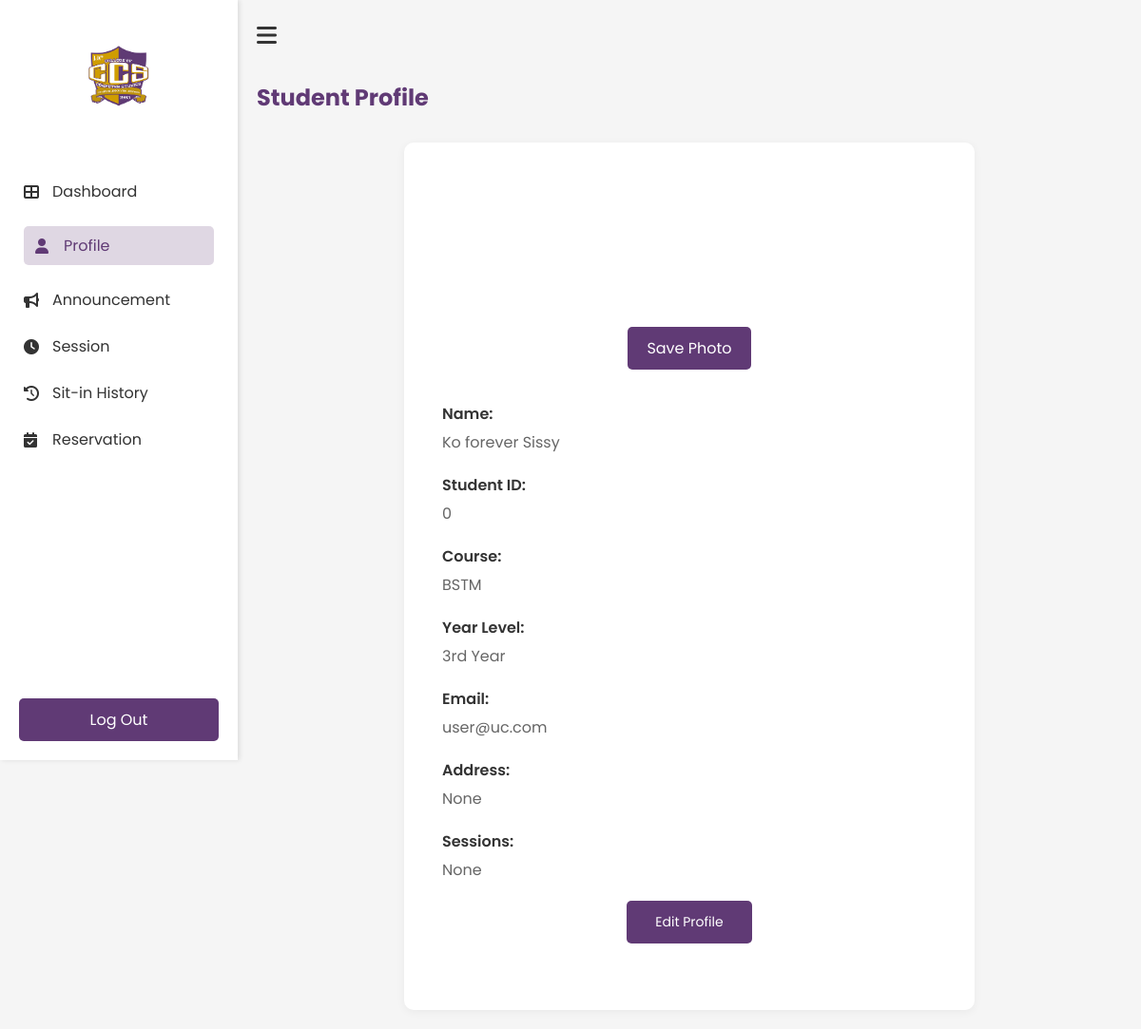
The page /Profile (signed in) on the database its author committed.
### tables this page shows
CREATE TABLE users(
idno integer primary key,
lastname text not null,
firstname text not null,
middlename text,
course text not null,
year_level integer not null,
email text unique not null,
username text unique not null,
password text not null, sessions TEXT DEFAULT NULL, address text, photo text);

### app.py (the view, shortened to what this page needs)
@app.route('/Profile', methods=['GET', 'POST'])
def Profile():
    if 'username' not in session:
        return redirect(url_for('login'))
    user_profile = get_user_profile(session['student_id'])
    print("User profile data:", user_profile)
    return render_template('student/profile.html', user=user_profile)

### templates/student/profile.html (shortened to what this page needs)
<!DOCTYPE html>
<html lang="en">
    <head>
        <link rel="stylesheet" href="{{ url_for('static', filename='student/profile.css') }}">
        <link rel="stylesheet" href="https://cdnjs.cloudflare.com/ajax/libs/font-awesome/6.0.0-beta3/css/all.min.css">
    </head>
    <body>
        <div class="profile-container">
            <nav class="sidebar" id="sidebar">
                <div class="logo-container">
                    <img src="{{ url_for('static', filename='images/ccs.png') }}" alt="ccs logo" class="logo">
                </div>
                <ul class="nav-links">
                    <li><a href="{{ url_for('Dashboard') }}"><i class="fas fa-th-large"></i>Dashboard</a></li>
                    <li><a href="{{ url_for('Profile') }}" class="active"><i class="fas fa-user"></i>Profile</a></li>
                    <li><a href="{{ url_for('Announcement') }}"><i class="fas fa-bullhorn"></i>Announcement</a></li>
                    <li><a href="{{ url_for('Session') }}"><i class="fas fa-clock"></i>Session</a></li>
                    <li><a href="{{ url_for('History') }}"><i class="fas fa-history"></i>Sit-in History</a></li>
                    <li><a href="{{ url_for('Reservation') }}"><i class="fas fa-calendar-check"></i>Reservation</a></li>
                </ul>
                <div class="logout-section">
                    <a href="{{ url_for('logout') }}" class="logout-btn"></i>Log Out</a>
                </div>
            </nav>
            <main class="main-content">
                <div class="top-bar">
                    <button id="sidebar-toggle" class="hamburger-btn"><i class="fas fa-bars"></i></button>
                </div>
                <h1>Student Profile</h1>
                <div class="profile-card">
                    <div class="profile-image">
                        <form action="{{ url_for('save_photo') }}" method="POST" enctype="multipart/form-data" id="photo-form">
                            <div class="profile-image-upload">
                                <img src="{{ url_for('static', filename='uploads/' + (user[9] if user[9] else 'default-profile.png')) }}"
                                     alt="Profile Photo"
                                     class="round-circle"
                                     id="preview-image">
                            </div>
                            <button type="submit" class="save-photo-btn" id="save-photo-btn">Save Photo
                            </button>
                        </form>
                    </div>
                    <div class="profile-info">
                        <div class="info-item">
                            <p class="label">Name: </p>
                            <p class="value">{{ user[2] }} {{ user[3] }} {{ user[1] }}</p>
                        </div>
                        <div class="info-item">
                            <p class="label">Student ID: </p>
                            <p class="value">{{ user[0] }}</p>
                        </div>
                        <div class="info-item">
                            <p class="label">Course:</p>
                            <p class="value">{{ user[4] }}</p>
                        </div>
                        <div class="info-item">
                            <p class="label">Year Level: </p>
                            <p class="value">{{ user[5] }}</p>
                        </div>
                        <div class="info-item">
                            <p class="label">Email: </p>
                            <p class="value">{{ user[6] }}</p>
                        </div>
                        <div class="info-item">
                            <p class="label">Address: </p>
                            <p class="value">{{ user[7] }}</p>
                        </div>
                        <div class="info-item">
                            <p class="label">Sessions: </p>
                            <p class="value">{{ user[8] }}</p>
                        </div>
                        <button class="edit-profile-btn" onclick="openModal()">Edit Profile</button>
                    </div>
                </div>
            </main>
        </div>
    </body>
</html>

### static/student/profile.css (style rules this page uses)
* { margin: 0; padding: 0; box-sizing: border-box; font-family: 'Poppins', sans-serif; }
body { background-color: #f5f5f5; }
.main-content { padding: 30px; }
.main-content h1 { color: #603A75; margin-bottom: 30px; font-size: 24px; }
.profile-card { background: white; border-radius: 10px; padding: 40px; box-shadow: 0 2px 10px rgba(0, 0, 0, 0.05); max-width: 600px; margin: 0 auto; }
.profile-image { text-align: center; margin-bottom: 30px; }
.profile-image-upload { position: relative; width: 150px; height: 150px; margin: 0 auto; }
.round-circle { width: 100%; height: 100%; border-radius: 50%; object-fit: cover; }
.save-photo-btn { margin-top: 15px; padding: 8px 20px; background-color: var(--button-color); color: white; border: none; border-radius: 5px; cursor: pointer; transition: background-color 0.3s; display: flex; align-items: center; gap: 8px; }
.profile-info { margin-bottom: 30px; }
.info-item { margin-bottom: 20px; }
.info-item .label { font-weight: 600; color: #333; margin-bottom: 5px; }
.info-item .value { color: #666; }
.edit-profile-btn { background-color: #603A75; color: white; border: none; padding: 12px 30px; border-radius: 5px; cursor: pointer; font-size: 14px; display: block; margin: 0 auto; transition: background-color 0.3s; }
.sidebar { width: 250px; height: 100vh; position: fixed; left: 0; top: 0; background-color: white; padding: 20px 0; transition: all 0.3s ease; box-shadow: 2px 0 5px rgba(0, 0, 0, 0.1); z-index: 1000; }
.main-content { margin-left: 250px; transition: all 0.3s ease; width: calc(100% - 250px); padding: 20px; }
.logo-container { text-align: center; padding: 20px 0; }
.logo { width: 80px; height: auto; }
.nav-links { list-style: none; padding: 0; margin-top: 30px; }
.nav-links li { padding: 12px 25px; }
.nav-links li a { color: #333; text-decoration: none; display: flex; align-items: center; transition: 0.3s; }
.nav-links li a:hover, .nav-links li a.active { padding: 8px 12px; border-radius: 5px; color: #603A75; background-color: rgba(96, 58, 117, 0.2); }
.nav-links li a i { margin-right: 10px; width: 20px; }
.nav-links li a:hover, .nav-links li a.active { color: #603A75; }
.logout-section { position: absolute; bottom: 20px; width: 100%; padding: 0 20px; }
.logout-btn { display: block; width: 100%; padding: 10px; background-color: #603A75; color: white; text-align: center; text-decoration: none; border-radius: 5px; transition: 0.3s; }
.main-content { flex: 1; padding: 20px; transition: all 0.3s ease; }
.top-bar { display: flex; align-items: center; margin-bottom: 30px; }
.hamburger-btn { background: none; border: none; font-size: 24px; cursor: pointer; margin-right: 15px; color: #333; }
button[type="submit"] { background-color: #603A75; border: none; color: white; padding: 10px 20px; text-align: center; text-decoration: none; display: inline-block; font-size: 16px; margin: 4px 2px; cursor: pointer; border-radius: 5px; }

### rows shown on the page
users: photo (picture), firstname "Ko", middlename "forever", lastname "Sissy", idno "0", course "BSTM", year_level "3rd Year", email "user@uc.com"

### other values the page prints
{{ user[7] }} "None"
{{ user[8] }} "None"
